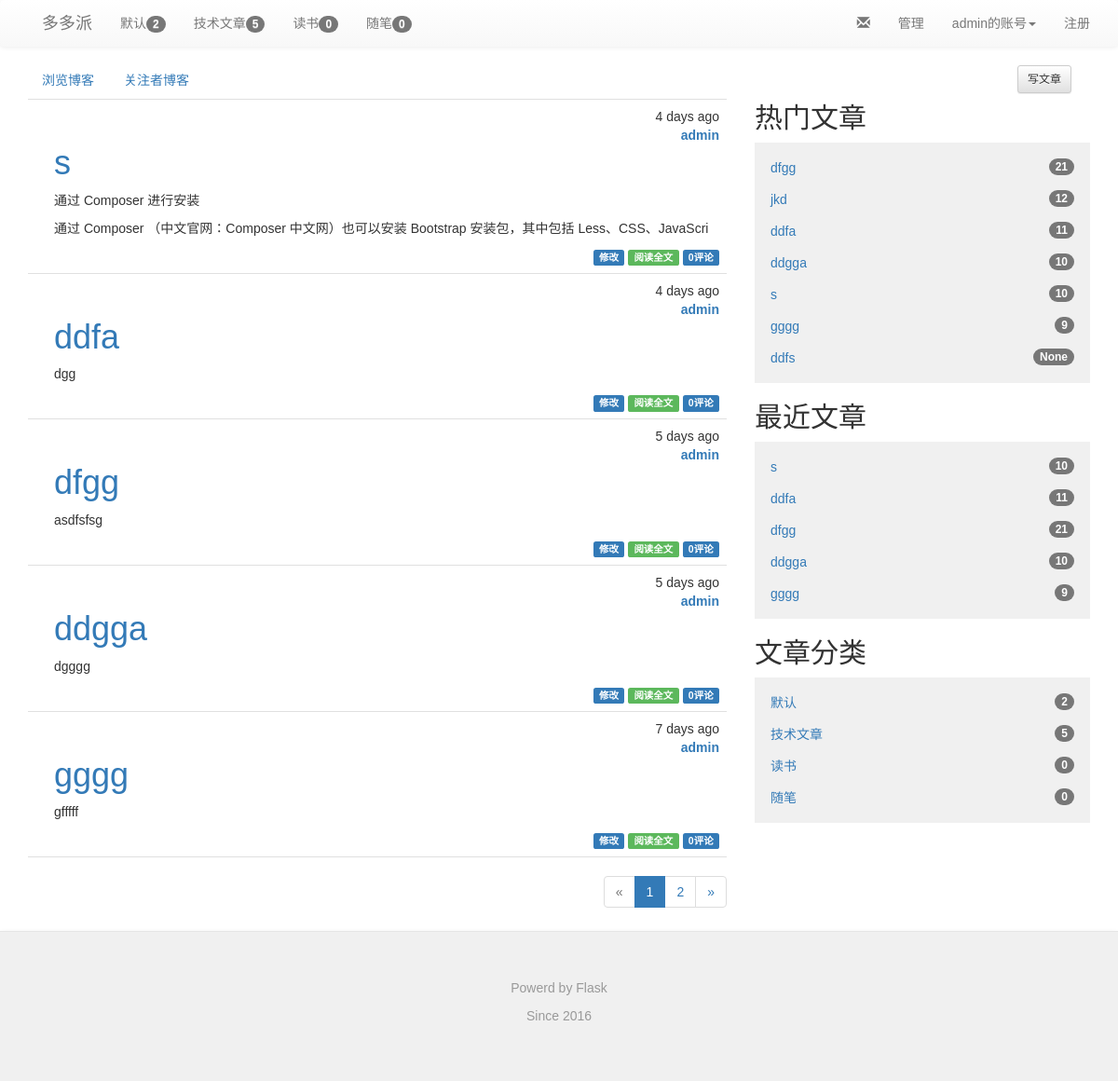
The page / (signed in) on the database its author committed.
### app/models.py (models this page shows, shortened)
class Category(db.Model):
    __tablename__ = 'categories'
    id = db.Column(db.Integer,primary_key=True)
    name = db.Column(db.String(64),unique=True)
    posts = db.relationship('Post',backref='category',lazy='dynamic')

class User(UserMixin, db.Model):
    __tablename__ = 'users'
    id = db.Column(db.Integer, primary_key=True)
    email = db.Column(db.String(64), unique=True, index=True)
    username = db.Column(db.String(64), unique=True, index=True)
    role_id = db.Column(db.Integer, db.ForeignKey('roles.id'))
    password_hash = db.Column(db.String(128))
    confirmed = db.Column(db.Boolean, default=False)
    name = db.Column(db.String(64))
    location = db.Column(db.String(64))
    about_me = db.Column(db.Text())
    member_since = db.Column(db.DateTime(), default=datetime.utcnow)
    last_seen = db.Column(db.DateTime(), default=datetime.utcnow)
    posts = db.relationship('Post',backref='author',lazy='dynamic')
    followed = db.relationship('Follow',
                               foreign_keys=[Follow.follower_id],
                               backref=db.backref('follower',lazy='joined'),
                               lazy='dynamic',cascade='all,delete-orphan')
    followers = db.relationship('Follow',
                                foreign_keys=[Follow.followed_id],
                                backref=db.backref('followed',lazy='joined'),
                                lazy='dynamic',cascade='all,delete-orphan')
    sendto = db.relationship('Message',
                             foreign_keys=[Message.sendto_id],
                             backref=db.backref('sendto',lazy='joined'),
                             lazy='dynamic',cascade='all,delete-orphan'
                             )
    author = db.relationship('Message',
                             foreign_keys=[Message.author_id],
                             backref=db.backref('author',lazy='joined'),
                             lazy='dynamic',cascade='all,delete-orphan'
                             )
    comments = db.relationship('Comment',backref='author',lazy='dynamic')
    starposts = db.relationship('Post',secondary='stars',backref=db.backref('stared',lazy='joined'),lazy='joined')
    @property
    def password(self):
        raise AttributeError('password is not a readable attribute')
    def can(self, permissions):
        return self.role is not None and \
            (self.role.permissions & permissions) == permissions
    def ping(self):
        self.last_seen = datetime.utcnow()
        db.session.add(self)
    def unread_message(self):
        num = self.sendto.count()
        total = 0
        for i in range(0,num):
            if self.sendto[i].confirmed == False:
                total += 1
        return total

class Post(db.Model):
    __tablename__ = 'posts'
    id = db.Column(db.Integer,primary_key=True)
    title = db.Column(db.Text(128))
    body = db.Column(db.Text)
    body_html = db.Column(db.Text)
    timestamp = db.Column(db.DateTime,index=True,default=datetime.utcnow)
    auth_id = db.Column(db.Integer,db.ForeignKey('users.id'))
    category_id = db.Column(db.Integer,db.ForeignKey('categories.id'))
    comments = db.relationship('Comment',backref='post',lazy='dynamic')
    visits = db.Column(db.Integer,nullable=False,default=int(10))

### app/main/views.py (the view)
@main.route('/',methods=['GET','POST'])
def index():
    form = PostForm()
    page = request.args.get('page',1,type=int)
    show_followed = False
    if current_user.is_authenticated:
        show_followed = bool(request.cookies.get('show_followed',''))
    if show_followed:
        query = current_user.followed_posts
    else:
        query = Post.query
    pagination = query.order_by(Post.timestamp.desc()).paginate(
            page,per_page=current_app.config['FLASKY_POSTS_PER_PAGE'],error_out=False)
    posts = pagination.items
    return render_template('index.html',posts=posts,form=form,pagination=pagination,
                           show_followed=show_followed)

### app/auth/views.py (called while the page is built)
@auth.before_app_request
def before_request():
    if current_user.is_authenticated:
        current_user.ping()
        if not current_user.confirmed \
            and request.endpoint[:5] != 'auth.' \
            and request.endpoint != 'static':
            return redirect(url_for('auth.unconfirmed'))

### app/main/__init__.py (called while the page is built)
@main.app_context_processor
def inject_permission():
    return dict(Permission=Permission)

### app/main/views.py (called while the page is built)
@main.before_app_request
def before_request(): #定义全局变量
    g.categories=Category.query.all()
    g.hotpost = Post.query.order_by(Post.visits.desc()).all()

@main.after_app_request
def after_request(response):
    for query in get_debug_queries():
        if query.duration >= current_app.config['FLASKY_SLOW_DB_QUERY_TIME']:
            current_app.logger.warning(
                'Slow query:%s\nParameters: %s\nDuration: %fs\nContext: %s\n'
                %(query.statement,query.parameters,query.duration,query.context)
            )
    return response

### app/models.py (called while the page is built)
@login_manager.user_loader
def load_user(user_id):
    return User.query.get(int(user_id))

### app/templates/index.html (shortened to what this page needs)
{% extends "base.html" %}
{% import "bootstrap/wtf.html" as wtf %}
{% import "_macros.html" as macros %}
{% block page_content %}
<div class="row">
    <div class="col-xs-12 col-md-8">
        <div class="post-tabs">
            <ul class="nav nav-pills">
                <li><a href="{{ url_for('.show_all')}}">浏览博客</a></li>
                {% if current_user.is_authenticated %}
                <li><a href="{{ url_for('.show_followed') }}">关注者博客</a></li>
                {% endif %}
            </ul>
            {% include "_posts_thumbnail.html"%}
        </div>
        {% if pagination %}
        <div class="pagination">
            {{ macros.pagination_widget(pagination, '.index') }}
        </div>
    </div>
    <div class="col-xs-6 col-md-4">
        <div class="write-button" style="padding:20px">
            {% if current_user.can(Permission.WRITE_ARTICLES) %}
            <a  href="{{ url_for('main.create_post') }}">
                <div class="btn btn-sm btn-default">写文章</div>
            </a></h4>
            {% endif %}
        </div>
        <div class="treeview list-unstyled">
            <h2 class="sidebar">热门文章</h2>
            <ul class="treeview-menu list-unstyled">
                {% for post in g.hotpost %}
                <li><a href="{{ url_for('main.post', id=post.id) }}">{{ post.title }}<span class="badge">{{ post.visits}}</span></a></li>
                {% endfor %}
            </ul>
        </div>
        <div class="treeview list-unstyled">
            <h2 class="sidebar">最近文章</h2>
            <ul class="treeview-menu list-unstyled">
                {% for post in posts %}
                <li><a href="{{ url_for('main.post', id=post.id) }}">{{ post.title }}<span class="badge">{{ post.visits}}</span></a></li>
                {% endfor %}
            </ul>
        </div>
        <div class="treeview list-unstyled">
            <h2 class="sidebar">文章分类</h2>
            <ul class="treeview-menu list-unstyled">
                {% for category in g.categories %}
                <li><a href="{{ url_for('main.category',id=category.id)}}">{{category.name}}<span class="badge">{{category.posts.count()}}</span></a></li>
                {% endfor %}
            </ul>
        </div>
    </div>
</div>
{% endif %}
{% endblock %}

### app/templates/base.html (shortened to what this page needs)
{% extends "bootstrap/base.html" %}
{% block head %}
{{ super() }}
<link rel="stylesheet" type="text/css" href="{{ url_for('static', filename='css/bootstrap.css') }}">
<link rel="stylesheet" type="text/css" href="{{ url_for('static', filename='css/bootstrap.min.css') }}">
<link rel="stylesheet" type="text/css" href="{{ url_for('static', filename='css/bootstrap-theme.css') }}">
<link rel="stylesheet" type="text/css" href="{{ url_for('static', filename='css/bootstrap-theme.min.css') }}">
<link rel="stylesheet" type="text/css" href="{{ url_for('static', filename='styles.css') }}">
{% endblock %}
{% block navbar %}
<div class="nav navbar-default">
    <div class="container">
        <div class="navbar-header">
            <a class="navbar-brand" href="/">多多派</a>
        </div>
            <ul class="nav navbar-nav">
            {% for category in g.categories %}
                <li><a href="{{ url_for('main.category',id=category.id)}}">{{category.name}}<span class="badge">{{category.posts.count()}}</span></a></li>
            {% endfor %}
            </ul>
            <ul class="nav navbar-nav navbar-right">
                <li><a href="{{url_for('auth.register')}}">注册</a></li>
            </ul>
            <ul class="nav navbar-nav navbar-right">
                {% if current_user.is_authenticated %}
                <li class="dropdown">
                    <a href="#" class="dropdown-toggle" data-toggle="dropdown">{{current_user.username}}的账号<b class="caret"></b></a>
                </li>
                {% else %}
                <li><a href="{{ url_for('auth.login') }}">登录</a></li>
                {% endif %}
             </ul>
            {% if current_user.can(Permission.MODERATE_COMMENTS) %}
            <ul class="nav navbar-nav navbar-right">
                <li><a href="{{ url_for('main.showmessages',username=current_user.username) }}">
                    <i class="glyphicon glyphicon-envelope" aria-hidden="true"></i>
                </a></li>
                <li><a href="{{ url_for('main.moderate') }}">管理</a></li>
            </ul>
            {% endif %}
        </div>
   </div>
{% endblock %}
{% block content %}
<div class="container">
    {% block page_content %}{% endblock %}
</div>
<div class="nav navbar-default">
  <footer class="blog-footer">
      <p>Powerd by Flask</p>
      <p>Since 2016</p>
  </footer>
</div>
{% endblock %}

### app/templates/_posts_thumbnail.html
<ul class="posts">
    {% for post in posts %}
    <li class="post">
        <div class="post-content">
            <div class="post-date">{{ moment(post.timestamp).fromNow() }}</div><br/>
            <div class="post-auth"><a href="{{ url_for('.profile',username=post.author.username) }}">{{ post.author.username }}</a></div>
            <div class="post-title text-primary">
                {% if post.title %}
                <h1>{{ post.title }}</h1>
                {% endif %}
            </div>
            <div class="post-body">
                {% if post.body_html %}
                    {{ post.body_html[:100]| safe }}
                {% else %}
                    {{ post.body[:100] }}
                {% endif %}
            </div>
            <div class="post-footer">
                {% if current_user == post.author %}
                <a href="{{ url_for('.edit', id=post.id) }}">
                    <span class="label label-primary">修改</span>
                </a>
                {% elif current_user.is_administrator() %}
                <a href="{{ url_for('.edit', id=post.id) }}">
                    <span class="label label-danger">修改 [管理员]</span>
                </a>
                {% endif %}
                <a href="{{ url_for('.post',id=post.id) }}">
                    <span class="label label-success">阅读全文</span>
                </a>
                <a href="{{ url_for('.post',id=post.id) }}#comments">
                    <span class="label label-primary">{{ post.comments.count() }}评论</span>
                </a>
            </div>
        </div>
    </li>
    {% endfor %}
</ul>

### app/static/styles.css (style rules this page uses)
body,button, input, select, textarea,h1 ,h2, h3, h4, h5, h6 { font-family: Microsoft YaHei , Tahoma, Helvetica, Arial, "\5b8b\4f53"; }
div.treeview ul.treeview-menu { padding: 10px; background-color: #f0f0f0; }
div.treeview ul.treeview-menu li { padding: 7px; }
div.treeview span.badge { float:right }
div.post-tabs { margin-top: 16px; }
div.btn { float:right }
ul.posts { list-style-type: none; padding: 0px; margin: 0px 0px 0px 0px; border-top: 1px solid #e0e0e0; }
ul.posts li.post { padding: 8px; border-bottom: 1px solid #e0e0e0; }
div.post-date { float: right; }
div.post-auth { float: right; font-weight: bold; }
div.post-content { margin-left: 20px; min-height: 20px; }
div.post-footer { text-align:right; }
div.pagination { width: 100%; text-align: right; padding: 0px; margin: 0px; }
footer.blog-footer { padding: 50px; color: #999; text-align: center; background-color: #f0f0f0; border-top: 1px solid #e5e5e5; }

### rows shown on the page
Category: name "默认", posts.count "2"
Category: name "技术文章", posts.count "5"
Category: name "读书", posts.count "0"
Category: name "随笔", posts.count "0"
User: username "admin"
Post: timestamp "4 days ago", author.username "admin", title "s", body_html "通过 Composer 进行安装 通过 Composer （中文官网：Composer 中文网）也可以安装 Bootstrap 安装包，其中包括 Less、CSS、JavaScri", comments.count "0", visits "10"
Post: timestamp "4 days ago", author.username "admin", title "ddfa", body_html "dgg", comments.count "0", visits "11"
Post: timestamp "5 days ago", author.username "admin", title "dfgg", body_html "asdfsfsg", comments.count "0", visits "21"
Post: timestamp "5 days ago", author.username "admin", title "ddgga", body_html "dgggg", comments.count "0", visits "10"
Post: timestamp "7 days ago", author.username "admin", title "gggg", body_html "gfffff", comments.count "0", visits "9"
Post: title "jkd", visits "12"
Post: title "ddfs", visits "None"

### other values the page prints
{{ p }} "1"
{{ p }} "2"
